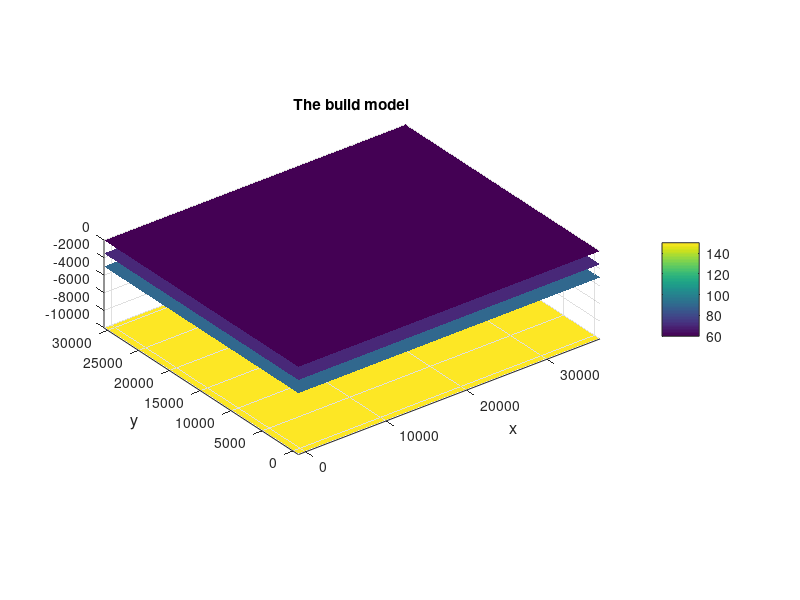

This figure's MATLAB source: (Note: this script raises an error after producing the figure.)
% Generate a low velocity basin model 

clear all;
close all;

%------------------------------------------------------------------------------
%-- x and y sampling
%------------------------------------------------------------------------------

nghost = 3;
nx = 126;
ny = 106;
dx = 300;
dy = 300;
x0 = 0.0 - nghost * dx;
y0 = 0.0 - nghost * dy;
Lx = nx * dx;
Ly = ny * dy;

x1d = [0 : nx-1] * dx + x0;
y1d = [0 : ny-1] * dy + y0;


%------------------------------------------------------------------------------
%-- velocity structures
%------------------------------------------------------------------------------

num_of_layer = 3;

%-- backround 1D structure

%- roughly depth of each interface
dep     = [0, 1.5e3, 3e3, 10e3];

Vp      = [ 1700, 3000, 5000, 8000];
Vp_grad = [ 0.2 ,  0.0, 0.0,  0 ];
Vp_pow  = [ 1.0 ,  1.0, 1.0,  1 ];

Vs       = [ 1000, 1500, 2500, 3000 ];
Vs_grad  = [ 0.2 ,  0.0, 0.0,  0 ];
Vs_pow  = [ 1.0 ,  1.0, 1.0,  1 ];

den      = [ 1000, 2000, 3000, 3500 ];
den_grad = [ 0.2 ,  0.0, 0.0,  0 ];
den_pow  = [ 1.0 ,  1.0, 1.0,  1 ];

Qp      = [ 60, 70, 90 ,150];
Qp_grad = [ 0.2 ,  0.0, 0.0,  0 ];
Qp_pow  = [ 1.0 ,  1.0, 1.0,  1 ];

Qs      = [ 30, 45, 50 ,80];
Qs_grad = [ 0.2 ,  0.0, 0.0,  0 ];
Qs_pow  = [ 1.0 ,  1.0, 1.0,  1 ];

%-- construct 3D structure,
%--   grad and pow are general 1D enough

[x2d, y2d] = meshgrid(x1d,y1d);

%-- calculate elevation of each interface
lay_elev = zeros(ny, nx, num_of_layer+1);

lay_Vp      = zeros(ny, nx, num_of_layer+1);
lay_Vp_grad = zeros(ny, nx, num_of_layer+1);
lay_Vp_pow  = zeros(ny, nx, num_of_layer+1);

lay_Vs      = zeros(ny, nx, num_of_layer+1);
lay_Vs_grad = zeros(ny, nx, num_of_layer+1);
lay_Vs_pow  = zeros(ny, nx, num_of_layer+1);

lay_den  = zeros(ny, nx, num_of_layer+1);
lay_den_grad = zeros(ny, nx, num_of_layer+1);
lay_den_pow  = zeros(ny, nx, num_of_layer+1);

lay_Qp      = zeros(ny, nx, num_of_layer+1);
lay_Qp_grad = zeros(ny, nx, num_of_layer+1);
lay_Qp_pow  = zeros(ny, nx, num_of_layer+1);

lay_Qs      = zeros(ny, nx, num_of_layer+1);
lay_Qs_grad = zeros(ny, nx, num_of_layer+1);
lay_Qs_pow  = zeros(ny, nx, num_of_layer+1);

%-- 1st: free surface
lay_elev(:,:,1) = -dep(1);

lay_Vp     (:,:,1) = Vp     (1);
lay_Vp_grad(:,:,1) = Vp_grad(1);
lay_Vp_pow (:,:,1) = Vp_pow (1);

lay_Vs     (:,:,1) = Vs     (1);
lay_Vs_grad(:,:,1) = Vs_grad(1);
lay_Vs_pow (:,:,1) = Vs_pow (1);

lay_den     (:,:,1) =       den(1);
lay_den_grad(:,:,1) =  den_grad(1);
lay_den_pow (:,:,1) =  den_pow (1);

lay_Qp     (:,:,1) = Qp     (1);
lay_Qp_grad(:,:,1) = Qp_grad(1);
lay_Qp_pow (:,:,1) = Qp_pow (1);

lay_Qs     (:,:,1) = Qs     (1);
lay_Qs_grad(:,:,1) = Qs_grad(1);
lay_Qs_pow (:,:,1) = Qs_pow (1);

%-- 2nd: basin
lay_Vp     (:,:,2) = Vp     (2);
lay_Vp_grad(:,:,2) = Vp_grad(2);
lay_Vp_pow (:,:,2) = Vp_pow (2);

lay_Vs     (:,:,2) = Vs     (2);
lay_Vs_grad(:,:,2) = Vs_grad(2);
lay_Vs_pow (:,:,2) = Vs_pow (2);

lay_den     (:,:,2) =       den(2);
lay_den_grad(:,:,2) =  den_grad(2);
lay_den_pow (:,:,2) =  den_pow (2);

lay_Qp     (:,:,2) = Qp     (2);
lay_Qp_grad(:,:,2) = Qp_grad(2);
lay_Qp_pow (:,:,2) = Qp_pow (2);

lay_Qs     (:,:,2) = Qs     (2);
lay_Qs_grad(:,:,2) = Qs_grad(2);
lay_Qs_pow (:,:,2) = Qs_pow (2);

lay_elev(:,:,2) = -dep(2);

%-- 3rd: topo
lay_Vp     (:,:,3) = Vp     (3);
lay_Vp_grad(:,:,3) = Vp_grad(3);
lay_Vp_pow (:,:,3) = Vp_pow (3);

lay_Vs     (:,:,3) = Vs     (3);
lay_Vs_grad(:,:,3) = Vs_grad(3);
lay_Vs_pow (:,:,3) = Vs_pow (3);

lay_den     (:,:,3) =       den(3);
lay_den_grad(:,:,3) =  den_grad(3);
lay_den_pow (:,:,3) =  den_pow (3);

lay_Qp     (:,:,3) = Qp     (3);
lay_Qp_grad(:,:,3) = Qp_grad(3);
lay_Qp_pow (:,:,3) = Qp_pow (3);

lay_Qs     (:,:,3) = Qs     (3);
lay_Qs_grad(:,:,3) = Qs_grad(3);
lay_Qs_pow (:,:,3) = Qs_pow (3);

lay_elev(:,:,3) = - dep(3);

%-- 4rd: topo
lay_Vp     (:,:,4) = Vp     (4);
lay_Vp_grad(:,:,4) = Vp_grad(4);
lay_Vp_pow (:,:,4) = Vp_pow (4);

lay_Vs     (:,:,4) = Vs     (4);
lay_Vs_grad(:,:,4) = Vs_grad(4);
lay_Vs_pow (:,:,4) = Vs_pow (4);

lay_den     (:,:,4) =       den(4);
lay_den_grad(:,:,4) =  den_grad(4);
lay_den_pow (:,:,4) =  den_pow (4);

lay_Qp     (:,:,4) = Qp     (4);
lay_Qp_grad(:,:,4) = Qp_grad(4);
lay_Qp_pow (:,:,4) = Qp_pow (4);

lay_Qs     (:,:,4) = Qs     (4);
lay_Qs_grad(:,:,4) = Qs_grad(4);
lay_Qs_pow (:,:,4) = Qs_pow (4);

lay_elev(:,:,4) = -dep(4);

%------------------------------------------------------------------------------
%-- plot
%------------------------------------------------------------------------------
%%
figure;
for ilay = 1 : num_of_layer+1
    surf(x2d, y2d,lay_elev(:,:,ilay), lay_Qp(:,:,ilay));
    hold on;
    xlabel('x','fontsize', 12);
    ylabel('y','fontsize', 12);
    axis image;
    title('The build model');
    shading interp
    colorbar
end
%%
%%%% 
%figure;
%drawmodel(501,501,300,-2500,0,-3000,10,10,10,'rho.dat',[],0,[]);

%------------------------------------------------------------------------------
%-- create md3lay structure
%------------------------------------------------------------------------------

md.media_type = 'elastic_isotropic'
%  one_component, 
%  acoustic_isotropic, 
%  elastic_isotropic, 
%  elastic_vti_prem, elastic_vti_thomsen, elastic_vti_cij,
%  elastic_tti_thomsen, elastic_tti_bond,
%  elastic_aniso_cij

md.num_of_intfce = num_of_layer + 1;

md.nx = nx;
md.ny = ny;
md.dx = dx;
md.dy = dy;
md.x0 = x0;
md.y0 = y0;

%-- elastic iso
%md.elev = point_elev;
%md.Vp = point_Vp;
%md.Vs = point_Vs;
%md.density = point_den;
%-- permute if order is not [x,y,layer]
for n = 1 : md.num_of_intfce
  md.elev{n}    = permute(lay_elev(:,:,n),[2,1]);

  md.density     {n} = permute(lay_den     (:,:,n),[2,1]);
  md.density_coef{n} = permute(lay_den_grad(:,:,n),[2,1]);
  md.density_pow {n} = permute(lay_den_pow (:,:,n),[2,1]);

  md.Vp     {n} = permute(lay_Vp     (:,:,n),[2,1]);
  md.Vp_coef{n} = permute(lay_Vp_grad(:,:,n),[2,1]);
  md.Vp_pow {n} = permute(lay_Vp_pow (:,:,n),[2,1]);

  md.Vs     {n} = permute(lay_Vs     (:,:,n),[2,1]);
  md.Vs_coef{n} = permute(lay_Vs_grad(:,:,n),[2,1]);
  md.Vs_pow {n} = permute(lay_Vs_pow (:,:,n),[2,1]);
end

%------------------------------------------------------------------------------
%-- export
%------------------------------------------------------------------------------

fnm_ou = 'topolay_el_iso.md3lay'

md3lay_export(fnm_ou, md);

%------------------------------------------------------------------------------
%-- create md3lay structure
%------------------------------------------------------------------------------

md.media_type = 'one_component'
%  one_component, 
%  acoustic_isotropic, 
%  elastic_isotropic, 
%  elastic_vti_prem, elastic_vti_thomsen, elastic_vti_cij,
%  elastic_tti_thomsen, elastic_tti_bond,
%  elastic_aniso_cij

%-- elastic iso
%md.elev = point_elev;
%md.Vp = point_Vp;
%md.Vs = point_Vs;
%md.density = point_den;
%-- permute if order is not [x,y,layer]
for n = 1 : md.num_of_intfce
  md.val     {n} = permute(lay_Qp     (:,:,n),[2,1]);
  md.val_coef{n} = permute(lay_Qp_grad(:,:,n),[2,1]);
  md.val_pow {n} = permute(lay_Qp_pow (:,:,n),[2,1]);
end

%------------------------------------------------------------------------------
%-- export
%------------------------------------------------------------------------------

fnm_ou = 'topolay_vis_iso_Qp.md3lay'

md3lay_export(fnm_ou, md);
%------------------------------------------------------------------------------
%-- create md3lay structure
%------------------------------------------------------------------------------

md.media_type = 'one_component'
%  one_component, 
%  acoustic_isotropic, 
%  elastic_isotropic, 
%  elastic_vti_prem, elastic_vti_thomsen, elastic_vti_cij,
%  elastic_tti_thomsen, elastic_tti_bond,
%  elastic_aniso_cij

%-- elastic iso
%md.elev = point_elev;
%md.Vp = point_Vp;
%md.Vs = point_Vs;
%md.density = point_den;
%-- permute if order is not [x,y,layer]
for n = 1 : md.num_of_intfce
  md.val     {n} = permute(lay_Qs     (:,:,n),[2,1]);
  md.val_coef{n} = permute(lay_Qs_grad(:,:,n),[2,1]);
  md.val_pow {n} = permute(lay_Qs_pow (:,:,n),[2,1]);
end

%------------------------------------------------------------------------------
%-- export
%------------------------------------------------------------------------------

fnm_ou = 'topolay_vis_iso_Qs.md3lay'

md3lay_export(fnm_ou, md);